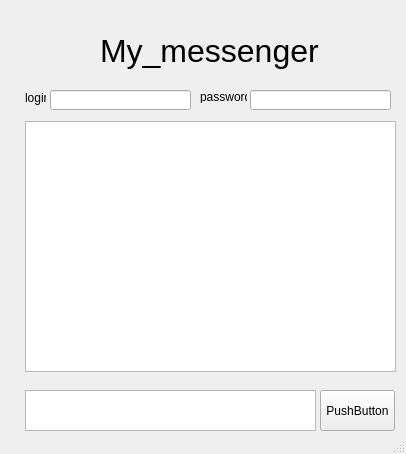
<?xml version="1.0" encoding="UTF-8"?>
<ui version="4.0">
 <class>MainWindow</class>
 <widget class="QMainWindow" name="MainWindow">
  <property name="geometry">
   <rect>
    <x>0</x>
    <y>0</y>
    <width>406</width>
    <height>454</height>
   </rect>
  </property>
  <property name="windowTitle">
   <string>MainWindow</string>
  </property>
  <widget class="QWidget" name="centralwidget">
   <widget class="QLabel" name="label">
    <property name="geometry">
     <rect>
      <x>100</x>
      <y>20</y>
      <width>221</width>
      <height>61</height>
     </rect>
    </property>
    <property name="font">
     <font>
      <pointsize>24</pointsize>
     </font>
    </property>
    <property name="text">
     <string>My_messenger</string>
    </property>
   </widget>
   <widget class="QLineEdit" name="lineEdit">
    <property name="geometry">
     <rect>
      <x>50</x>
      <y>90</y>
      <width>141</width>
      <height>20</height>
     </rect>
    </property>
   </widget>
   <widget class="QLineEdit" name="lineEdit_2">
    <property name="geometry">
     <rect>
      <x>250</x>
      <y>90</y>
      <width>141</width>
      <height>20</height>
     </rect>
    </property>
   </widget>
   <widget class="QLabel" name="label_2">
    <property name="geometry">
     <rect>
      <x>25</x>
      <y>90</y>
      <width>21</width>
      <height>16</height>
     </rect>
    </property>
    <property name="text">
     <string>login</string>
    </property>
   </widget>
   <widget class="QLabel" name="label_3">
    <property name="geometry">
     <rect>
      <x>200</x>
      <y>90</y>
      <width>47</width>
      <height>13</height>
     </rect>
    </property>
    <property name="text">
     <string>password</string>
    </property>
   </widget>
   <widget class="QTextBrowser" name="textBrowser">
    <property name="geometry">
     <rect>
      <x>25</x>
      <y>121</y>
      <width>371</width>
      <height>251</height>
     </rect>
    </property>
   </widget>
   <widget class="QPlainTextEdit" name="plainTextEdit">
    <property name="geometry">
     <rect>
      <x>25</x>
      <y>390</y>
      <width>291</width>
      <height>41</height>
     </rect>
    </property>
   </widget>
   <widget class="QPushButton" name="pushButton">
    <property name="geometry">
     <rect>
      <x>320</x>
      <y>390</y>
      <width>75</width>
      <height>41</height>
     </rect>
    </property>
    <property name="text">
     <string>PushButton</string>
    </property>
   </widget>
  </widget>
  <widget class="QStatusBar" name="statusbar"/>
 </widget>
 <resources/>
 <connections/>
</ui>
